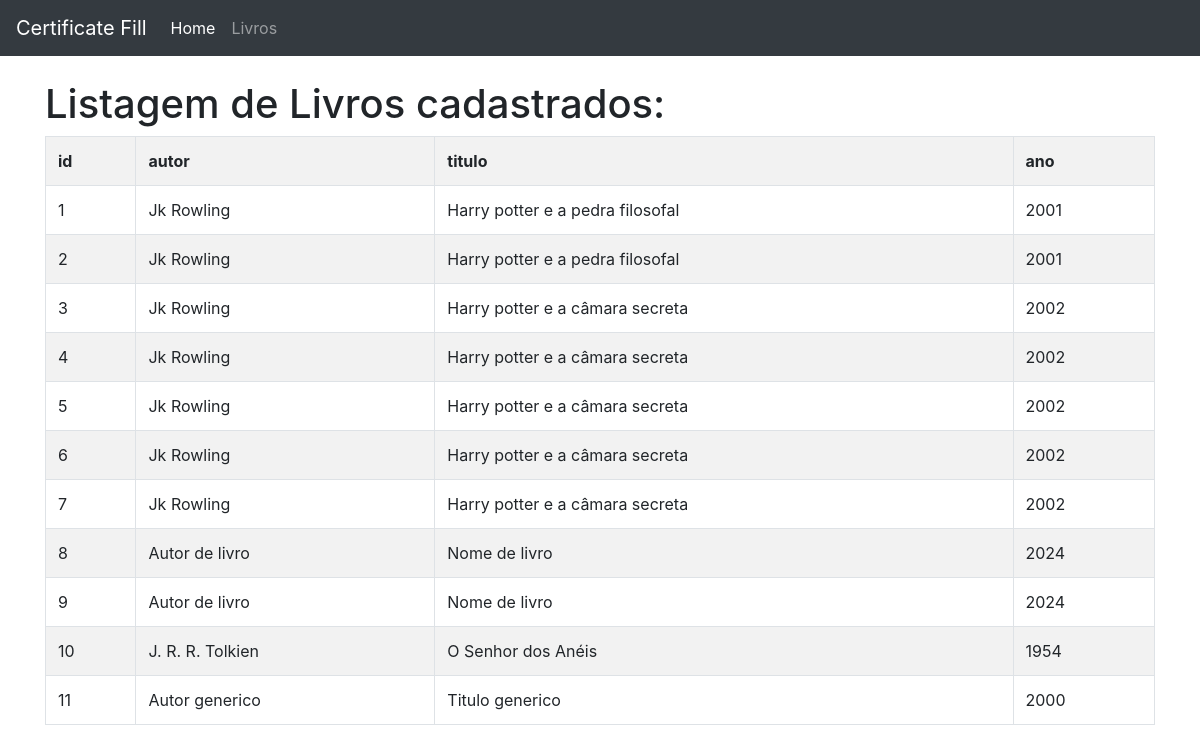
/livros/, run on an earlier commit of the app's database.
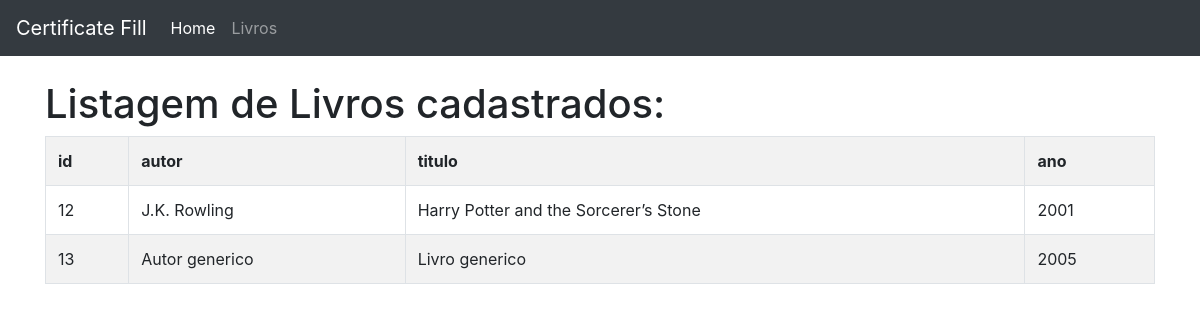
And on a later commit of the database.
### app_certificate_fill/models.py (models this page shows)
class Livro(models.Model):
    id_livro = models.AutoField(primary_key=True)
    autor = models.TextField(max_length=255)
    titulo = models.TextField(max_length=255)
    ano = models.IntegerField()

### app_certificate_fill/views.py (the view, shortened to what this page needs)
# urls.py: path('livros/', views.livros,name='listagem_livros'),
def livros(request):
    livros = {
        'livros': Livro.objects.all()
    }
    return render(request, 'livros/livros.html', livros)

### app_certificate_fill/templates/livros/livros.html
{% extends 'livros/base.html' %}
{% block conteudo %}
<div class="container">
    <h1>Listagem de Livros cadastrados:</h1>
    <table class="table table-bordered table-striped">
        <tr>
            <th>id</th>
            <th>autor</th>
            <th>titulo</th>
            <th>ano</th>
        </tr>
        {% for livro in livros %}
        <tr>
            <td>{{livro.id_livro}}</td>
            <td>{{livro.autor}}</td>
            <td>{{livro.titulo}}</td>
            <td>{{livro.ano}}</td>
        </tr>
        {% endfor %}
    </table>
</div>
{% endblock %}

### app_certificate_fill/templates/livros/base.html (shortened to what this page needs)
<!doctype html>
<html lang="en">
  <head>
    <link rel="stylesheet" href="https://cdn.jsdelivr.net/npm/bootstrap@4.4.1/dist/css/bootstrap.min.css">
  </head>
  <body>
    <nav class="navbar navbar-expand-lg navbar-dark bg-dark">
      <a class="navbar-brand" href="#">Certificate Fill</a>
      <div class="collapse navbar-collapse" id="navbarNav">
        <ul class="navbar-nav">
          <li class="nav-item active">
            <a class="nav-link" href="{% url 'home' %}">Home <span class="sr-only">(current)</span></a>
          </li>
          <li class="nav-item">
            <a class="nav-link" href="{% url 'listagem_livros' %}">Livros</a>
          </li>
        </ul>
      </div>
    </nav> <br>
        {% block conteudo %}
        {% endblock %}
  </body>
</html>

What changed in the data, as far as the page shows it:
removed Livro: id_livro "1", autor "Jk Rowling", titulo "Harry potter e a pedra filosofal", ano "2001"
removed Livro: id_livro "2", autor "Jk Rowling", titulo "Harry potter e a pedra filosofal", ano "2001"
removed Livro: id_livro "3", autor "Jk Rowling", titulo "Harry potter e a câmara secreta", ano "2002"
removed Livro: id_livro "4", autor "Jk Rowling", titulo "Harry potter e a câmara secreta", ano "2002"
removed Livro: id_livro "5", autor "Jk Rowling", titulo "Harry potter e a câmara secreta", ano "2002"
removed Livro: id_livro "6", autor "Jk Rowling", titulo "Harry potter e a câmara secreta", ano "2002"
removed Livro: id_livro "7", autor "Jk Rowling", titulo "Harry potter e a câmara secreta", ano "2002"
removed Livro: id_livro "8", autor "Autor de livro", titulo "Nome de livro", ano "2024"
removed Livro: id_livro "9", autor "Autor de livro", titulo "Nome de livro", ano "2024"
removed Livro: id_livro "10", autor "J. R. R. Tolkien", titulo "O Senhor dos Anéis", ano "1954"
removed Livro: id_livro "11", autor "Autor generico", titulo "Titulo generico", ano "2000"
added Livro: id_livro "12", autor "J.K. Rowling", titulo "Harry Potter and the Sorcerer’s Stone", ano "2001"
added Livro: id_livro "13", autor "Autor generico", titulo "Livro generico", ano "2005"
